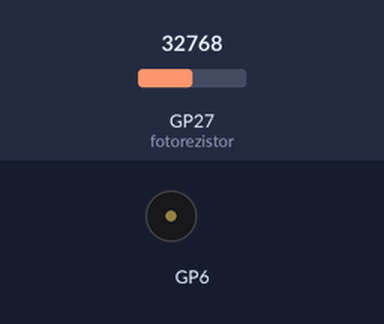
This program was run on a simulated Raspberry Pi Pico running CircuitPython. On the bench: buzzer (waves = sounding). The test bench sets the inputs (shaded band); at power-on: GP27 (fotorezistor) = 32768 (analog values on the 0–65535 scale). What the program prints to the serial console is not drawn.

Above: at 1.2 s.
1.3 s: GP27 (fotorezistor) set to 39360
2.8 s: GP27 (fotorezistor) set to 40480
At 3.1 s:
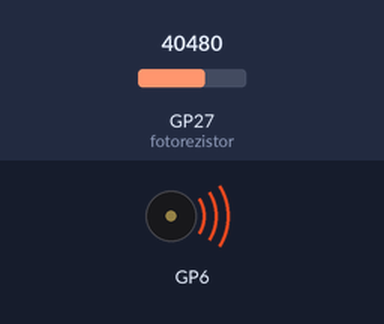
5.8 s: GP27 (fotorezistor) set to 7864
At 5.8 s:
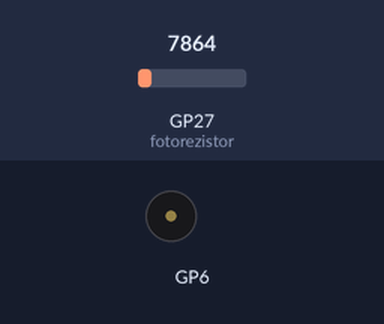
Timing chart, 0 to 8.8 s (numbered marks = the images above; inputs shaded):
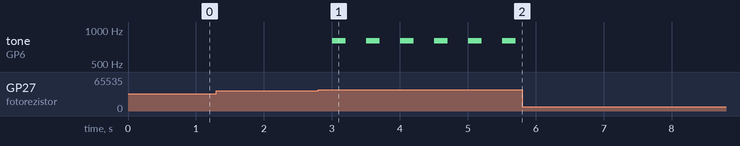

The program:

code.py
```python
"""
LEVEL 09 - Alarm s fotorezistorem

ZAPOJENÍ OBVODU:
ROZŠIŘUJEME zapojení z Level 08 a přidáváme modul s fotorezistorem:
- PONECHÁVÁME: Pasivní bzučák připojte:
  - Kladný pin k GP06 (PWM výstup)
  - Záporný pin k zemi (GND)

- PŘIDÁVÁME: Modul s fotorezistorem KY-018 připojte:
  - Middle (střední pin) k 3V3 nebo 5V (napájení)
  - - (minus) k zemi (GND)
  - S (signál) k analogovému vstupu A1

V tomto příkladu se naučíte číst hodnoty ze světelného senzoru (fotorezistoru)
a podle úrovně světla spouštět alarm. Když senzor zatměníte (např. rukou),
spustí se pípání - jednoduché světelné čidlo.

NOVÉ KONCEPTY:
- Fotorezistor jako světelný senzor
- Analogové čtení světelných hodnot
- Porovnání s prahem (threshold)
- Jednoduchý alarm systém
- Praktické použití světelného senzoru
"""

# import knihoven pro práci s hardware
import board        # přístup k pinům a hardware zařízení
import analogio     # čtení analogových hodnot
import simpleio     # modul pro jednoduché tóny
import time         # funkce pro čekání a práci s časem

# vytvoření objektu pro fotorezistor na A1
fotorezistor = analogio.AnalogIn(board.A1)

# konstanty pro světelný alarm
SVETELNY_PRAH = 40000     # práh zatmění (při vyšší hodnotě = tma)
FREKVENCE_ALARM = 800     # frekvence alarmu
DELKA_PIP = 0.2           # délka jednoho pípnutí
PAUZA_ALARM = 0.3         # pauza mezi pípnutími alarmu

print("🔦 SVĚTELNÝ ALARM 🔦")
print(f"Práh zatmění: {SVETELNY_PRAH}")
print("Zatměte senzor rukou pro spuštění alarmu")
print("Váš KY-018: Světlo = nízké hodnoty, Tma = vysoké hodnoty")
print("Hodnoty senzoru pro diagnostiku:")


# hlavní smyčka světelného alarmu
while True:
    # čtení hodnoty ze světelného senzoru (0-65535)
    svetlo = fotorezistor.value

    # kontrola, zda je senzor zatměn (váš KY-018: vysoké hodnoty = tma)
    if svetlo > SVETELNY_PRAH:
        # senzor je zatměn - spustit alarm
        print(f"🚨 ALARM! Světlo: {svetlo:5d} (zatměno)")

        # pípnutí alarmu
        simpleio.tone(board.GP6, FREKVENCE_ALARM, DELKA_PIP)

        # pauza mezi pípnutími
        time.sleep(PAUZA_ALARM)
    else:
        # senzor vidí světlo - vše v pořádku
        print(f"✅ OK - Světlo: {svetlo:5d} (světlo)")

        # delší pauza když je klid
        time.sleep(0.5)
```

Measured:
- the behaviour switches between 40000 and 40016 on GP27 (fotorezistor) (found by bisection; images 0 and 1)
- after the input at 1.3 s, every drawn part: stays the same
- after the input at 2.8 s, tone on GP6: alternates 800 Hz for 0.20 s and silent for 0.30 s, starting after 0.21 s
- after the input at 5.8 s, tone on GP6: stops changing and stays silent
